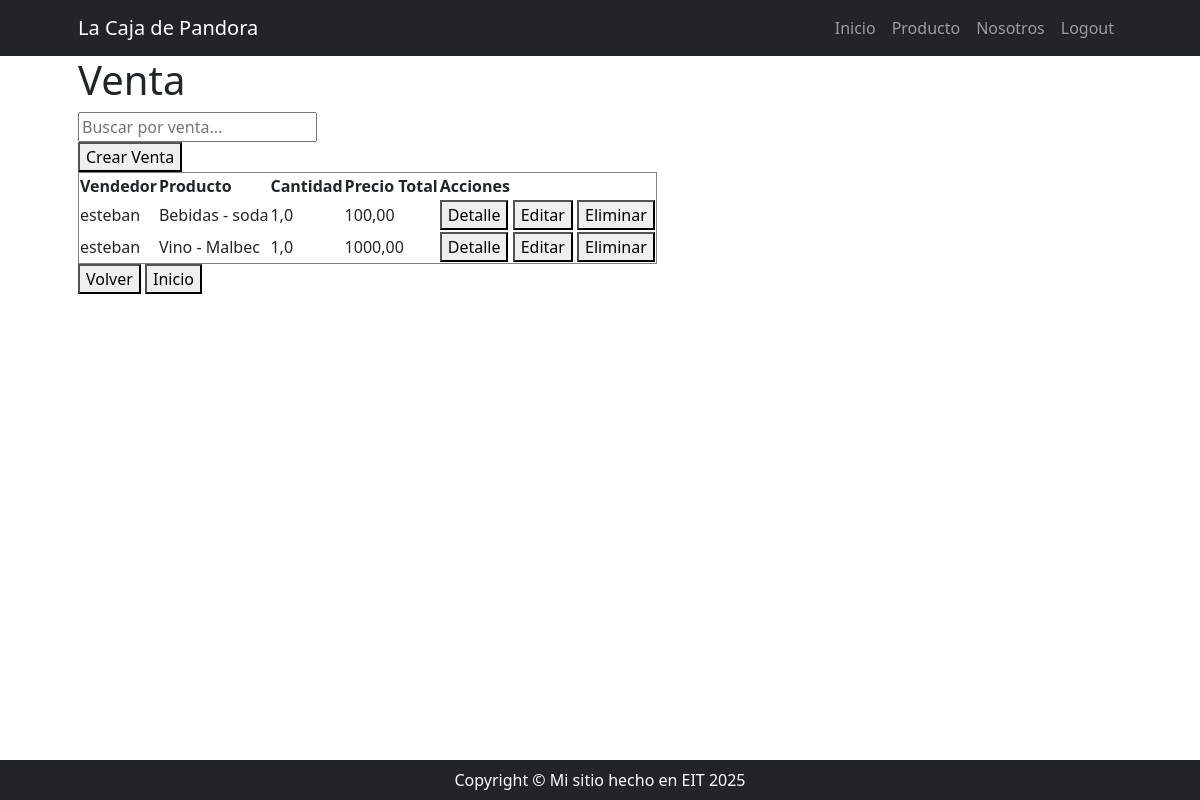
Screenshot of /producto/venta/list/ (signed in) with the database file from the repository.
### producto/models.py (models this page shows, shortened)
class Venta(models.Model):
    vendedor = models.ForeignKey(
        Vendedor, on_delete=models.PROTECT, editable=False, blank=True, null=True
    )
    producto = models.ForeignKey(Producto, on_delete=models.PROTECT)
    cantidad = models.FloatField()
    precio_total = models.DecimalField(max_digits=10, decimal_places=2, editable=False)
    fecha_venta = models.DateTimeField(default=timezone.now, editable=False)

class Vendedor(models.Model):
    user = models.OneToOneField(User, on_delete=models.CASCADE, verbose_name='usuario')
    telefono = PhoneNumberField(blank=True)
    imagen_perfil = models.ImageField(
        upload_to='perfiles_vendedores', blank=True, null=True, verbose_name='imagen de perfil'
    )
    class Meta:
        verbose_name = 'vendedor'
        verbose_name_plural = 'vendedores'

class Producto(models.Model):
    categoria = models.ForeignKey(
        Categoria, on_delete=models.SET_NULL, null=True, blank=True, verbose_name='categoría'
    )
    nombre = models.CharField(max_length=100, db_index=True)
    descripcion = models.TextField(verbose_name='descripción', null=True, blank=True)
    precio = models.DecimalField(max_digits=10, decimal_places=2)
    stock = models.FloatField()
    def __str__(self):
        if self.categoria:
            return f'{self.categoria} - {self.nombre}'
        return self.nombre
    class Meta:
        unique_together = ('categoria', 'nombre')
        verbose_name = 'producto'
        verbose_name_plural = 'productos'

class Categoria(models.Model):
    nombre = models.CharField(max_length=100, unique=True)
    descripcion = models.TextField(verbose_name='descripción', null=True, blank=True)
    def __str__(self) -> str:
        return self.nombre
    class Meta:
        ordering = ['nombre']
        verbose_name = 'categoría de productos'
        verbose_name_plural = 'categorías de productos'

### producto/views_models/venta.py (the view)
# urls.py: path('venta/list/', venta.VentaListView.as_view(), name='venta_list'),
class VentaListView(ListView):
    model = Venta

### producto/templates/producto/venta_list.html
{% extends 'core/base.html' %}
{% block content %}
    <h1>Venta</h1>
    <form method="get">
        <input type="text" name="busqueda" placeholder="Buscar por venta...">
    </form>
    <a href="{% url 'producto:venta_create' %}">
        <button>Crear Venta</button></a>
    <table border="1">
        <thead>
            <tr>
                <th>Vendedor</th>
                <th>Producto</th>
                <th>Cantidad</th>
                <th>Precio Total</th>
                <th>Acciones</th>
            </tr>
        </thead>
        <tbody>
            {% for venta in object_list %}
                <tr>
                    <td>{{ venta.vendedor.user.username }} </td>
                    <td>{{ venta.producto }} </td>
                    <td>{{ venta.cantidad }} </td>
                    <td>{{ venta.precio_total }} </td>
                    <td>
                        <a href="#"><button>Detalle</button></a>
                        <a href="#"><button>Editar</button></a>
                        <a href="#"><button>Eliminar</button></a>
                    </td>
                </tr>
            {% empty %}
                <tr>
                    <td>No hay datos disponibles</td>
                </tr>
            {% endfor %}
        </tbody>
    </table>
    <a href="{% url 'producto:index' %}"><button>Volver</button></a>
    <a href="{% url 'core:index' %}"><button>Inicio</button></a>
{% endblock %}

### rows the page displays
Venta: vendedor.user.username "esteban", producto "Bebidas - soda", cantidad "1,0", precio_total "100,00"
Venta: vendedor.user.username "esteban", producto "Vino - Malbec", cantidad "1,0", precio_total "1000,00"
